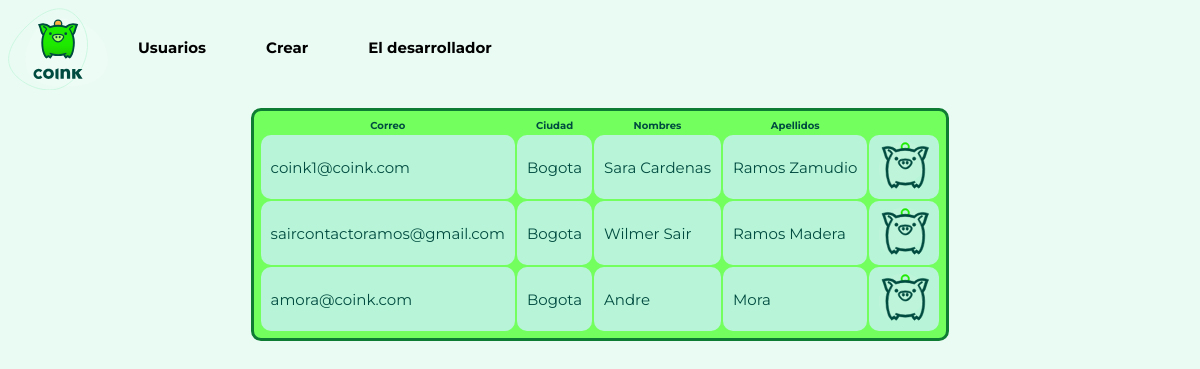
Page /all/ on the committed database.
### users/models.py (models this page shows, shortened)
class User(AbstractUser):
    city = models.CharField(max_length=50)
    email = models.EmailField(unique=True)
    username = models.CharField(max_length=50, blank=True)
    USERNAME_FIELD = 'email'
    REQUIRED_FIELDS = []

### users/views.py (the view)
# urls.py: path('all/' , listUsers, name="list_user")
def listUsers(request):
    users = User.objects.get_queryset()
    return render(
            request,
            'users.html',
            {
                "users" :  users
            }
        )

### templates/users.html
{% extends 'base.html' %}
{% block content %}
{% load static %}
    <div class="register-container">
        <table>
            <thead>
                <tr>
                    <th>Correo</th>
                    <th>Ciudad</th>
                    <th>Nombres</th>
                    <th>Apellidos</th>
                </tr>
            </thead>
            <tbody>
            {% for user in users %}
                <tr>
                    <td>{{user.email}}</td>
                    <td>{{user.city}}</td>
                    <td>{{user.first_name}}</td>
                    <td>{{user.last_name}}</td>
                    <td><img src="{% static 'Deposita-icon.svg' %}" alt="" width="50px" height="50px"></td>
                </tr>
            {% endfor %}
            </tbody>
        </table>
    </div>
{% endblock %}

### templates/base.html (shortened to what this page needs)
{% load static %}
<!DOCTYPE html>
<html lang="en">
<head>
    <link rel="stylesheet" href="{% static 'base.css' %}">
    <link rel="stylesheet" href="{% static 'card.css' %}">
</head>
<body>
    <nav>
        <img src="{% static 'Somos-Coink.svg' %}" width="100px">
        <a href="/users/all">Usuarios</a>
        <a href="/users/">Crear</a>
        <a href="/parzival/">El desarrollador</a>
    </nav>
    <br>
    <div class="content">
    {% block content %}
    {% endblock %}
    </div>
</body>
</html>

### static/base.css (style rules this page uses)
body { background-color: #eafbf3; }
.content { justify-content: center; display: flex; position: relative; font-family: 'Montserrat'; font-size: 22px; }
nav { display: flex; margin: auto; font-family: 'Montserrat'; font-size: 15px; }
a { text-decoration: none; color: black; padding: 30px; border-radius: 10px; font-weight: bold; }

### static/card.css (style rules this page uses)
.register-container { color: #004b40; background-color: #73ff5e; border: solid 3px #0f7c34; text-align: center; padding: 5px; border-radius: 10px; }
td { text-align: left; padding: 5px 10px 5px 10px; background-color: #b8f5d8; border-radius: 10px; font-size: 15px; }
th { font-size: 10px; }

### rows in the picture
User: email "coink1@coink.com", city "Bogota", first_name "Sara Cardenas", last_name "Ramos Zamudio"
User: email "saircontactoramos@gmail.com", city "Bogota", first_name "Wilmer Sair", last_name "Ramos Madera"
User: email "amora@coink.com", city "Bogota", first_name "Andre", last_name "Mora"
